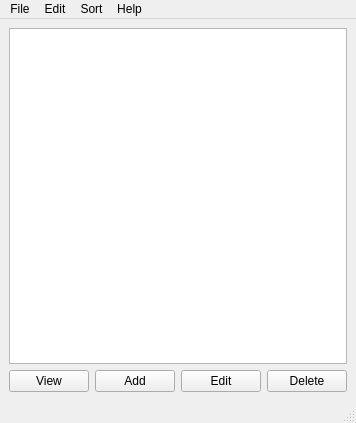
<?xml version="1.0" encoding="UTF-8"?>
<ui version="4.0">
 <class>MainWindow</class>
 <widget class="QMainWindow" name="MainWindow">
  <property name="geometry">
   <rect>
    <x>0</x>
    <y>0</y>
    <width>333</width>
    <height>423</height>
   </rect>
  </property>
  <property name="windowTitle">
   <string>MainWindow</string>
  </property>
  <widget class="QWidget" name="centralwidget">
   <layout class="QVBoxLayout" name="verticalLayout">
    <item>
     <widget class="QListView" name="listView">
      <property name="font">
       <font>
        <pointsize>12</pointsize>
       </font>
      </property>
      <property name="editTriggers">
       <set>QAbstractItemView::NoEditTriggers</set>
      </property>
      <property name="resizeMode">
       <enum>QListView::Adjust</enum>
      </property>
      <property name="gridSize">
       <size>
        <width>0</width>
        <height>23</height>
       </size>
      </property>
      <property name="viewMode">
       <enum>QListView::ListMode</enum>
      </property>
     </widget>
    </item>
    <item>
     <layout class="QHBoxLayout" name="horizontalLayout">
      <item>
       <spacer name="horizontalSpacer">
        <property name="orientation">
         <enum>Qt::Horizontal</enum>
        </property>
        <property name="sizeHint" stdset="0">
         <size>
          <width>338</width>
          <height>20</height>
         </size>
        </property>
       </spacer>
      </item>
      <item>
       <widget class="QPushButton" name="viewButton">
        <property name="text">
         <string>View</string>
        </property>
       </widget>
      </item>
      <item>
       <widget class="QPushButton" name="addButton">
        <property name="text">
         <string>Add</string>
        </property>
       </widget>
      </item>
      <item>
       <widget class="QPushButton" name="editButton">
        <property name="text">
         <string>Edit</string>
        </property>
       </widget>
      </item>
      <item>
       <widget class="QPushButton" name="deleteButton">
        <property name="text">
         <string>Delete</string>
        </property>
       </widget>
      </item>
     </layout>
    </item>
   </layout>
  </widget>
  <widget class="QMenuBar" name="menubar">
   <property name="geometry">
    <rect>
     <x>0</x>
     <y>0</y>
     <width>333</width>
     <height>21</height>
    </rect>
   </property>
   <widget class="QMenu" name="menuFile">
    <property name="title">
     <string>File</string>
    </property>
    <addaction name="actionNew_Address"/>
    <addaction name="separator"/>
    <addaction name="actionQuit_AddressBook"/>
   </widget>
   <widget class="QMenu" name="menuEdit">
    <property name="title">
     <string>Edit</string>
    </property>
    <addaction name="actionView_Contact"/>
    <addaction name="actionEdit_Contact"/>
    <addaction name="actionDelete_Contact"/>
   </widget>
   <widget class="QMenu" name="menuHelp">
    <property name="title">
     <string>Help</string>
    </property>
    <addaction name="actionAbout"/>
   </widget>
   <widget class="QMenu" name="menuSort">
    <property name="title">
     <string>Sort</string>
    </property>
   </widget>
   <addaction name="menuFile"/>
   <addaction name="menuEdit"/>
   <addaction name="menuSort"/>
   <addaction name="menuHelp"/>
  </widget>
  <widget class="QStatusBar" name="statusbar"/>
  <action name="actionNew_Address">
   <property name="text">
    <string>New Address</string>
   </property>
   <property name="shortcut">
    <string>Ctrl+N</string>
   </property>
  </action>
  <action name="actionQuit_AddressBook">
   <property name="text">
    <string>Quit AddressBook</string>
   </property>
  </action>
  <action name="actionAbout">
   <property name="text">
    <string>About</string>
   </property>
  </action>
  <action name="actionSave_Book_As">
   <property name="text">
    <string>Save As</string>
   </property>
  </action>
  <action name="actionSave">
   <property name="text">
    <string>Save</string>
   </property>
  </action>
  <action name="actionEdit_Contact">
   <property name="text">
    <string>Edit Contact</string>
   </property>
  </action>
  <action name="actionDelete_Contact">
   <property name="text">
    <string>Delete Contact</string>
   </property>
  </action>
  <action name="actionView_Contact">
   <property name="text">
    <string>View Contact</string>
   </property>
  </action>
 </widget>
 <resources/>
 <connections/>
</ui>
